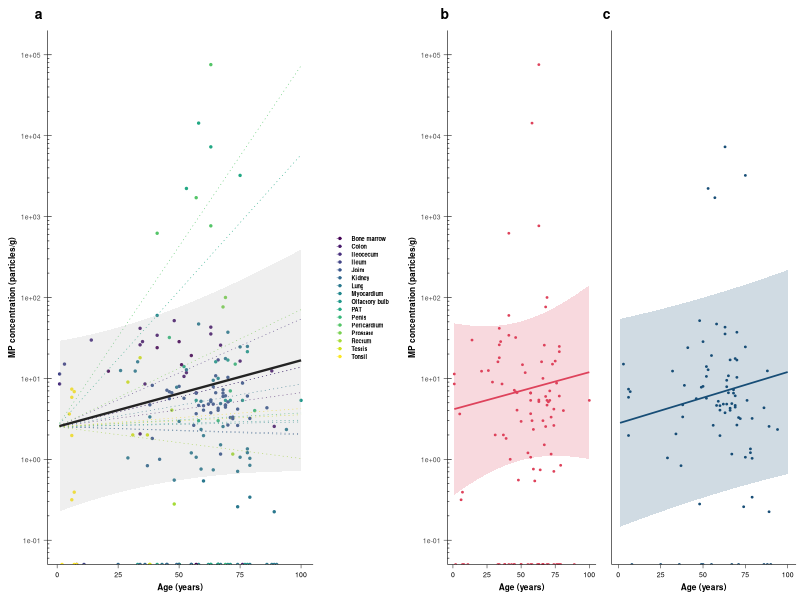
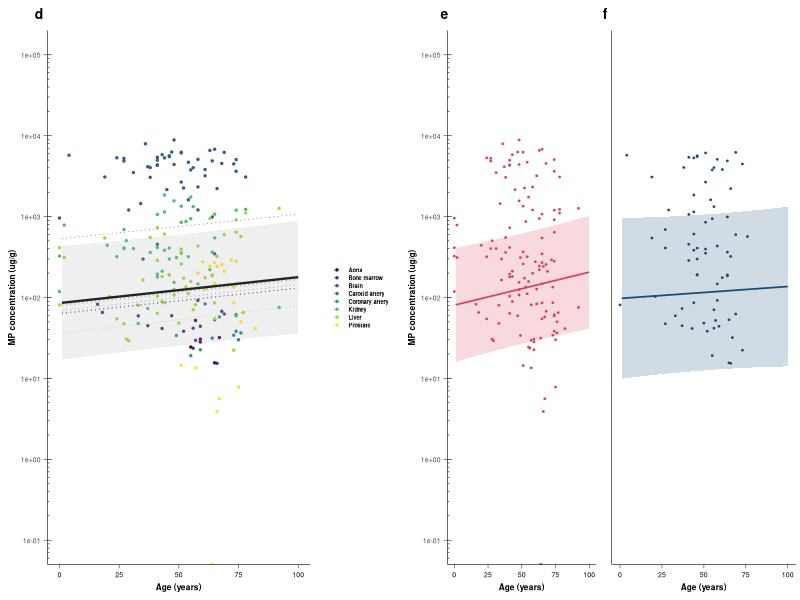
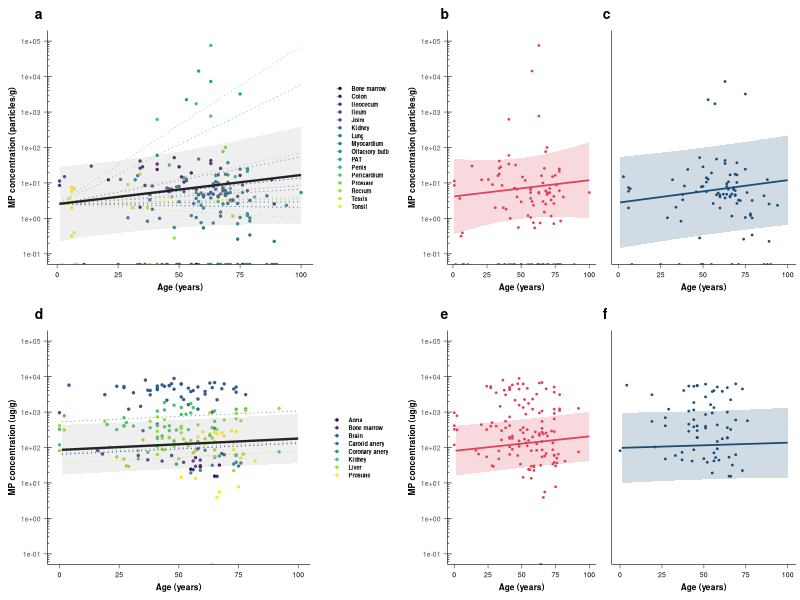

Here is the R script that generated these plots, in order:
# This script generates figure 2 from PAPER TITLE
# It first generates the following sub-pannels:
# a) Relationship with age for the spectroscopy data
# b) Relationship with age for the Pyrolysis-GC data
# c) Sex-based differences in MPs within each tissue for the spectroscopy data
# d) Sex-based differences in MPs within each tissue for the Pyrolysis-GC data
# it then combines the 4 sub-panels into a single figure

# Last updated: November 14 2024

#Import the packages
library(ggplot2)
library(gridExtra)
library(mgcv)
library(viridis)

# Load data
data <- read.csv("data/MPs_human_tissues.csv", header = TRUE)
data[which(data$Tissue == "Olfactory_bulb"),"Tissue"] <- "Olfactory bulb"
data$Tissue <- as.factor(data$Tissue)
data$Sex <- as.factor(data$Sex)
data$Article_number <- as.factor(data$Article_number)
data$Method_analysis <- as.factor(data$Method_analysis)


#---------------------------------------------------------------------
# Figure 4a - Relationship with age for the spectroscopy data
#---------------------------------------------------------------------

#Relationship with age for the spectroscopy data
FIT <- gam(MPs_concentration_particles_g ~  Age + s(Age, Tissue, bs = "re") +
             s(Article_number, bs = "re") +
             s(Tissue, bs = "re") +
             s(Method_analysis, bs = "re"),
           family = tw(),
           method = "REML",
           data = data[!is.na(data$MPs_concentration_particles_g),])


TISSUES <- unique(data[!is.na(data$MPs_concentration_particles_g),"Tissue"])

#Empty list for storing results
res <- list()

#Loop over all of the tissue types
for(i in 1:length(TISSUES)){
  
  #New dataset for predicting
  NEW_DATA <- data.frame(Age = 1:100,
                         Tissue = TISSUES[i],
                         Article_number = factor("new"),
                         Method_analysis = factor("new"))
  
  #Make predictions for that tissue type
  NEW_DATA$mp_hat <- predict(FIT, newdata = NEW_DATA, type = "response", se.fit = FALSE, exclude = c("s(Article_number)","s(Method_analysis)"))
  
  res[[i]] <-  NEW_DATA
}

res <- do.call(rbind, res)

#New dataset for predicting
NEW_DATA <- data.frame(Age = 1:100,
                       Tissue = factor("new"),
                       Article_number = factor("new"),
                       Method_analysis = factor("new"))

#Make predictions for that tissue type
mp_hat <- predict(FIT, newdata = NEW_DATA, type = "link", se.fit = TRUE, exclude = c("s(Article_number)","s(Method_analysis)"))
NEW_DATA$mp_hat <- exp(mp_hat$fit)
NEW_DATA$mp_hat_min <- exp(mp_hat$fit - mp_hat$se.fit*1.96)
NEW_DATA$mp_hat_max <- exp(mp_hat$fit + mp_hat$se.fit*1.96)

a <- 
ggplot() +
  geom_point(data = data[!is.na(data$MPs_concentration_particles_g),], aes(x = Age, y = MPs_concentration_particles_g, col = Tissue), size = 0.5) +
  geom_line(data = res, aes(x = Age, y = mp_hat, col = Tissue), linetype = "dotted", linewidth = 0.2) +
  geom_line(data = NEW_DATA, aes(x = Age, y = mp_hat), linewidth = 0.8, col = "black") +
  geom_ribbon(data = NEW_DATA, aes(x = Age, ymin = mp_hat_min, ymax = mp_hat_max), alpha = 0.2, fill = "grey70") +
  ggtitle("a") +
  xlab("Age (years)") +
  ylab ("MP concentration (particles/g)") +
  theme(panel.grid.major = element_blank(),
        panel.grid.minor = element_blank(),
        axis.line.y = element_line(linewidth = 0.2),
        axis.line.x = element_line(linewidth = 0.2),
        axis.ticks.x = element_line(linewidth = 0.2),
        axis.ticks.y = element_line(linewidth = 0.2),
        axis.title.y = element_text(size=6, family = "sans", face = "bold"),
        axis.title.x = element_text(size=6, family = "sans", face = "bold"),
        axis.text.y = element_text(size=5, family = "sans"),
        axis.text.x  = element_text(size=5, family = "sans", colour = "black"),
        strip.text.x = element_text(size=9, family = "sans"),
        plot.title = element_text(hjust = -0.05, size = 10, family = "sans", face = "bold"),
        legend.title = element_blank(),
        legend.text = element_text(size=4, family = "sans", face = "bold"),
        legend.background = element_rect(fill = "transparent"),
        legend.key.size = unit(0.2, 'cm'),
        legend.spacing.y = unit(0.1, 'cm'),
        legend.position = "right",
        legend.position.inside = c(0.1,0.85),
        panel.background = element_rect(fill = "transparent"),
        plot.background = element_rect(fill = "transparent", color = NA),
        plot.margin = unit(c(0.2,0.1,0.2,0.2), "cm")) +
  scale_color_viridis(discrete = TRUE) +
  scale_y_log10(limits = c(0.1,100000), breaks = c(0.1,1,10,100,1000,10000,100000)) +
  #scale_x_continuous(expand = c(0.01,0)) +
  annotation_logticks(sides= "l",
                      short = unit(0.04, "cm"),
                      mid = unit(0.04, "cm"),
                      long = unit(0.1, "cm"),
                      linewidth = 0.2)



#---------------------------------------------------------------------
# Figure 4b - Relationship with age for males in the spectroscopy data
#---------------------------------------------------------------------

mps_males <- data[!is.na(data$MPs_concentration_particles_g),]
mps_males <- mps_males[mps_males$Sex == "Male",]

#Relationship with age for the spectroscopy data
FIT <- gam(MPs_concentration_particles_g ~  Age + s(Age, bs = "re") +
             s(Article_number, bs = "re") +
             s(Tissue, bs = "re") +
             s(Method_analysis, bs = "re"),
           family = tw(),
           method = "REML",
           data = mps_males)

#New dataset for predicting
NEW_DATA <- data.frame(Age = 1:100,
                       Sex = factor("Male"),
                       Tissue = factor("new"),
                       Article_number = factor("new"),
                       Method_analysis = factor("new"))

#Make predictions for that tissue type
mp_hat <- predict(FIT, newdata = NEW_DATA, type = "link", se.fit = TRUE, exclude = c("s(Article_number)","s(Method_analysis)","s(Tissue)"))
NEW_DATA$mp_hat <- exp(mp_hat$fit)
NEW_DATA$mp_hat_min <- exp(mp_hat$fit - mp_hat$se.fit*1.96)
NEW_DATA$mp_hat_max <- exp(mp_hat$fit + mp_hat$se.fit*1.96)

b <- 
  ggplot() +
  geom_point(data = mps_males, aes(x = Age, y = MPs_concentration_particles_g), col = "#de425b", size = 0.3) +
  geom_line(data = NEW_DATA, aes(x = Age, y = mp_hat), linewidth = 0.6, col = "#de425b") +
  geom_ribbon(data = NEW_DATA, aes(x = Age, ymin = mp_hat_min, ymax = mp_hat_max), alpha = 0.2, fill = "#de425b") +
  ggtitle("b") +
  xlab("Age (years)") +
  ylab ("MP concentration (particles/g)") +
  theme(panel.grid.major = element_blank(),
        panel.grid.minor = element_blank(),
        axis.line.y = element_line(linewidth = 0.2),
        axis.line.x = element_line(linewidth = 0.2),
        axis.ticks.x = element_line(linewidth = 0.2),
        axis.ticks.y = element_line(linewidth = 0.2),
        axis.title.y = element_text(size=6, family = "sans", face = "bold"),
        axis.title.x = element_text(size=6, family = "sans", face = "bold"),
        axis.text.y = element_text(size=5, family = "sans"),
        axis.text.x  = element_text(size=5, family = "sans", colour = "black"),
        strip.text.x = element_text(size=9, family = "sans"),
        plot.title = element_text(hjust = -0.05, size = 10, family = "sans", face = "bold"),
        legend.title = element_blank(),
        legend.text = element_text(size=4, family = "sans", face = "bold"),
        legend.background = element_rect(fill = "transparent"),
        legend.key.size = unit(0.2, 'cm'),
        legend.spacing.y = unit(0.1, 'cm'),
        legend.position = "right",
        legend.position.inside = c(0.1,0.85),
        panel.background = element_rect(fill = "transparent"),
        plot.background = element_rect(fill = "transparent", color = NA),
        plot.margin = unit(c(0.2,0.1,0.2,0.2), "cm")) +
  scale_color_viridis(discrete = TRUE) +
  scale_y_log10(limits = c(0.1,100000), breaks = c(0.1,1,10,100,1000,10000,100000)) +
  #scale_x_continuous(expand = c(0.01,0)) +
  annotation_logticks(sides= "l",
                      short = unit(0.04, "cm"),
                      mid = unit(0.04, "cm"),
                      long = unit(0.1, "cm"),
                      linewidth = 0.2)



#---------------------------------------------------------------------
# Figure 4c - Relationship with age for females in the spectroscopy data
#---------------------------------------------------------------------

mps_females <- data[!is.na(data$MPs_concentration_particles_g),]
mps_females <- mps_females[mps_females$Sex == "Female",]

#Relationship with age for the spectroscopy data
FIT <- gam(MPs_concentration_particles_g ~  Age + s(Age, bs = "re") +
             s(Article_number, bs = "re") +
             s(Tissue, bs = "re") +
             s(Method_analysis, bs = "re"),
           family = tw(),
           method = "REML",
           data = mps_females)

#New dataset for predicting
NEW_DATA <- data.frame(Age = 1:100,
                       Sex = factor("Female"),
                       Tissue = factor("new"),
                       Article_number = factor("new"),
                       Method_analysis = factor("new"))

#Make predictions for that tissue type
mp_hat <- predict(FIT, newdata = NEW_DATA, type = "link", se.fit = TRUE, exclude = c("s(Article_number)","s(Method_analysis)","s(Tissue)"))
NEW_DATA$mp_hat <- exp(mp_hat$fit)
NEW_DATA$mp_hat_min <- exp(mp_hat$fit - mp_hat$se.fit*1.96)
NEW_DATA$mp_hat_max <- exp(mp_hat$fit + mp_hat$se.fit*1.96)

c <- 
  ggplot() +
  geom_point(data = mps_females, aes(x = Age, y = MPs_concentration_particles_g), col = "#184E77", size = 0.3) +
  geom_line(data = NEW_DATA, aes(x = Age, y = mp_hat), linewidth = 0.6, col = "#184E77") +
  geom_ribbon(data = NEW_DATA, aes(x = Age, ymin = mp_hat_min, ymax = mp_hat_max), alpha = 0.2, fill = "#184E77") +
  ggtitle("c") +
  xlab("Age (years)") +
  ylab ("MP concentration (particles/g)") +
  theme(panel.grid.major = element_blank(),
        panel.grid.minor = element_blank(),
        axis.line.y = element_line(linewidth = 0.2),
        axis.line.x = element_line(linewidth = 0.2),
        axis.ticks.x = element_line(linewidth = 0.2),
        axis.ticks.y = element_blank(),
        axis.title.y = element_blank(),
        axis.title.x = element_text(size=6, family = "sans", face = "bold"),
        axis.text.y = element_blank(),
        axis.text.x  = element_text(size=5, family = "sans", colour = "black"),
        strip.text.x = element_text(size=9, family = "sans"),
        plot.title = element_text(hjust = -0.05, size = 10, family = "sans", face = "bold"),
        legend.title = element_blank(),
        legend.text = element_text(size=4, family = "sans", face = "bold"),
        legend.background = element_rect(fill = "transparent"),
        legend.key.size = unit(0.2, 'cm'),
        legend.spacing.y = unit(0.1, 'cm'),
        legend.position = "right",
        legend.position.inside = c(0.1,0.85),
        panel.background = element_rect(fill = "transparent"),
        plot.background = element_rect(fill = "transparent", color = NA),
        plot.margin = unit(c(0.2,0.1,0.2,0.2), "cm")) +
  scale_color_viridis(discrete = TRUE) +
  scale_y_log10(limits = c(0.1,100000), breaks = c(0.1,1,10,100,1000,10000,100000)) #+
#scale_x_continuous(expand = c(0.01,0)) +
# annotation_logticks(sides= "l",
#                     short = unit(0.04, "cm"),
#                     mid = unit(0.04, "cm"),
#                     long = unit(0.1, "cm"),
#                     linewidth = 0.2)


#---------------------------------------------------------------------
# Figure 4d - Relationship with age for the py-GC data
#---------------------------------------------------------------------

#Relationship with age for the spectroscopy data
FIT <- gam(MPs_concentration_weight ~  Age + s(Age, Tissue, bs = "re") +
             s(Article_number, bs = "re") +
             s(Tissue, bs = "re"),
           family = tw(),
           method = "REML",
           data = data[!is.na(data$MPs_concentration_weight),])


TISSUES <- unique(data[!is.na(data$MPs_concentration_weight),"Tissue"])

#Empty list for storing results
res <- list()

#Loop over all of the tissue types
for(i in 1:length(TISSUES)){
  
  #New dataset for predicting
  NEW_DATA <- data.frame(Age = 1:100,
                         Tissue = TISSUES[i],
                         Article_number = factor("new"))
  
  #Make predictions for that tissue type
  NEW_DATA$mp_hat <- predict(FIT, newdata = NEW_DATA, type = "response", se.fit = FALSE, exclude = c("s(Article_number)"))
  
  res[[i]] <-  NEW_DATA
}

res <- do.call(rbind, res)

#New dataset for predicting
NEW_DATA <- data.frame(Age = 1:100,
                       Tissue = factor("new"),
                       Article_number = factor("new"))

#Make predictions for that tissue type
mp_hat <- predict(FIT, newdata = NEW_DATA, type = "link", se.fit = TRUE, exclude = c("s(Article_number)"))
NEW_DATA$mp_hat <- exp(mp_hat$fit)
NEW_DATA$mp_hat_min <- exp(mp_hat$fit - mp_hat$se.fit*1.96)
NEW_DATA$mp_hat_max <- exp(mp_hat$fit + mp_hat$se.fit*1.96)

d <- 
  ggplot() +
  geom_point(data = data[!is.na(data$MPs_concentration_weight),], aes(x = Age, y = MPs_concentration_weight, col = Tissue), size = 0.5) +
  geom_line(data = res, aes(x = Age, y = mp_hat, col = Tissue), linetype = "dotted", linewidth = 0.2) +
  geom_line(data = NEW_DATA, aes(x = Age, y = mp_hat), linewidth = 0.8, col = "black") +
  geom_ribbon(data = NEW_DATA, aes(x = Age, ymin = mp_hat_min, ymax = mp_hat_max), alpha = 0.2, fill = "grey70") +
  ggtitle("d") +
  xlab("Age (years)") +
  ylab ("MP concentration (ug/g)") +
  theme(panel.grid.major = element_blank(),
        panel.grid.minor = element_blank(),
        axis.line.y = element_line(linewidth = 0.2),
        axis.line.x = element_line(linewidth = 0.2),
        axis.ticks.x = element_line(linewidth = 0.2),
        axis.ticks.y = element_line(linewidth = 0.2),
        axis.title.y = element_text(size=6, family = "sans", face = "bold"),
        axis.title.x = element_text(size=6, family = "sans", face = "bold"),
        axis.text.y = element_text(size=5, family = "sans"),
        axis.text.x  = element_text(size=5, family = "sans", colour = "black"),
        strip.text.x = element_text(size=9, family = "sans"),
        plot.title = element_text(hjust = -0.05, size = 10, family = "sans", face = "bold"),
        legend.title = element_blank(),
        legend.text = element_text(size=4, family = "sans", face = "bold"),
        legend.background = element_rect(fill = "transparent"),
        legend.key.size = unit(0.2, 'cm'),
        legend.spacing.y = unit(0.1, 'cm'),
        legend.position = "right",
        legend.position.inside = c(0.1,0.15),
        panel.background = element_rect(fill = "transparent"),
        plot.background = element_rect(fill = "transparent", color = NA),
        plot.margin = unit(c(0.2,0.1,0.2,0.2), "cm")) +
  scale_color_viridis(discrete = TRUE) +
  scale_y_log10(limits = c(0.1,100000), breaks = c(0.1,1,10,100,1000,10000,100000)) +
  #scale_x_continuous(expand = c(0.01,0))  +
  annotation_logticks(sides= "l",
                      short = unit(0.04, "cm"),
                      mid = unit(0.04, "cm"),
                      long = unit(0.1, "cm"),
                      linewidth = 0.2)



#---------------------------------------------------------------------
# Figure 4e - Relationship with age for males in the py-GC data
#---------------------------------------------------------------------

mps_males <- data[!is.na(data$MPs_concentration_weight),]
mps_males <- mps_males[mps_males$Sex == "Male",]

#Relationship with age for the spectroscopy data
FIT <- gam(MPs_concentration_weight ~  Age + s(Age, bs = "re") +
             s(Article_number, bs = "re") +
             s(Tissue, bs = "re"),
           family = tw(),
           method = "REML",
           data = mps_males)

#New dataset for predicting
NEW_DATA <- data.frame(Age = 1:100,
                       Sex = factor("Male"),
                       Tissue = factor("new"),
                       Article_number = factor("new"),
                       Method_analysis = factor("new"))

#Make predictions for that tissue type
mp_hat <- predict(FIT, newdata = NEW_DATA, type = "link", se.fit = TRUE, exclude = c("s(Article_number)","s(Method_analysis)","s(Tissue)"))
NEW_DATA$mp_hat <- exp(mp_hat$fit)
NEW_DATA$mp_hat_min <- exp(mp_hat$fit - mp_hat$se.fit*1.96)
NEW_DATA$mp_hat_max <- exp(mp_hat$fit + mp_hat$se.fit*1.96)

e <- 
  ggplot() +
  geom_point(data = mps_males, aes(x = Age, y = MPs_concentration_weight), col = "#de425b", size = 0.3) +
  geom_line(data = NEW_DATA, aes(x = Age, y = mp_hat), linewidth = 0.6, col = "#de425b") +
  geom_ribbon(data = NEW_DATA, aes(x = Age, ymin = mp_hat_min, ymax = mp_hat_max), alpha = 0.2, fill = "#de425b") +
  ggtitle("e") +
  xlab("Age (years)") +
  ylab ("MP concentration (ug/g)") +
  theme(panel.grid.major = element_blank(),
        panel.grid.minor = element_blank(),
        axis.line.y = element_line(linewidth = 0.2),
        axis.line.x = element_line(linewidth = 0.2),
        axis.ticks.x = element_line(linewidth = 0.2),
        axis.ticks.y = element_line(linewidth = 0.2),
        axis.title.y = element_text(size=6, family = "sans", face = "bold"),
        axis.title.x = element_text(size=6, family = "sans", face = "bold"),
        axis.text.y = element_text(size=5, family = "sans"),
        axis.text.x  = element_text(size=5, family = "sans", colour = "black"),
        strip.text.x = element_text(size=9, family = "sans"),
        plot.title = element_text(hjust = -0.05, size = 10, family = "sans", face = "bold"),
        legend.title = element_blank(),
        legend.text = element_text(size=4, family = "sans", face = "bold"),
        legend.background = element_rect(fill = "transparent"),
        legend.key.size = unit(0.2, 'cm'),
        legend.spacing.y = unit(0.1, 'cm'),
        legend.position = "right",
        legend.position.inside = c(0.1,0.85),
        panel.background = element_rect(fill = "transparent"),
        plot.background = element_rect(fill = "transparent", color = NA),
        plot.margin = unit(c(0.2,0.1,0.2,0.2), "cm")) +
  scale_color_viridis(discrete = TRUE) +
  scale_y_log10(limits = c(0.1,100000), breaks = c(0.1,1,10,100,1000,10000,100000)) +
  #scale_x_continuous(expand = c(0.01,0)) +
  annotation_logticks(sides= "l",
                      short = unit(0.04, "cm"),
                      mid = unit(0.04, "cm"),
                      long = unit(0.1, "cm"),
                      linewidth = 0.2)



#---------------------------------------------------------------------
# Figure 4f - Relationship with age for females in the py-GC data
#---------------------------------------------------------------------

mps_females <- data[!is.na(data$MPs_concentration_weight),]
mps_females <- mps_females[mps_females$Sex == "Female",]

#Relationship with age for the spectroscopy data
FIT <- gam(MPs_concentration_weight ~  Age + s(Age, bs = "re") +
             s(Article_number, bs = "re") +
             s(Tissue, bs = "re"),
           family = tw(),
           method = "REML",
           data = mps_females)

#New dataset for predicting
NEW_DATA <- data.frame(Age = 1:100,
                       Sex = factor("Female"),
                       Tissue = factor("new"),
                       Article_number = factor("new"),
                       Method_analysis = factor("new"))

#Make predictions for that tissue type
mp_hat <- predict(FIT, newdata = NEW_DATA, type = "link", se.fit = TRUE, exclude = c("s(Article_number)","s(Method_analysis)","s(Tissue)"))
NEW_DATA$mp_hat <- exp(mp_hat$fit)
NEW_DATA$mp_hat_min <- exp(mp_hat$fit - mp_hat$se.fit*1.96)
NEW_DATA$mp_hat_max <- exp(mp_hat$fit + mp_hat$se.fit*1.96)

f <- 
  ggplot() +
  geom_point(data = mps_females, aes(x = Age, y = MPs_concentration_weight), col = "#184E77", size = 0.3) +
  geom_line(data = NEW_DATA, aes(x = Age, y = mp_hat), linewidth = 0.6, col = "#184E77") +
  geom_ribbon(data = NEW_DATA, aes(x = Age, ymin = mp_hat_min, ymax = mp_hat_max), alpha = 0.2, fill = "#184E77") +
  ggtitle("f") +
  xlab("Age (years)") +
  ylab ("MP concentration (ug/g)") +
  theme(panel.grid.major = element_blank(),
        panel.grid.minor = element_blank(),
        axis.line.y = element_line(linewidth = 0.2),
        axis.line.x = element_line(linewidth = 0.2),
        axis.ticks.x = element_line(linewidth = 0.2),
        axis.ticks.y = element_blank(),
        axis.title.y = element_blank(),
        axis.title.x = element_text(size=6, family = "sans", face = "bold"),
        axis.text.y = element_blank(),
        axis.text.x  = element_text(size=5, family = "sans", colour = "black"),
        strip.text.x = element_text(size=9, family = "sans"),
        plot.title = element_text(hjust = -0.05, size = 10, family = "sans", face = "bold"),
        legend.title = element_blank(),
        legend.text = element_text(size=4, family = "sans", face = "bold"),
        legend.background = element_rect(fill = "transparent"),
        legend.key.size = unit(0.2, 'cm'),
        legend.spacing.y = unit(0.1, 'cm'),
        legend.position = "right",
        legend.position.inside = c(0.1,0.85),
        panel.background = element_rect(fill = "transparent"),
        plot.background = element_rect(fill = "transparent", color = NA),
        plot.margin = unit(c(0.2,0.1,0.2,0.2), "cm")) +
  scale_color_viridis(discrete = TRUE) +
  scale_y_log10(limits = c(0.1,100000), breaks = c(0.1,1,10,100,1000,10000,100000)) #+
  #scale_x_continuous(expand = c(0.01,0)) +
  # annotation_logticks(sides= "l",
  #                     short = unit(0.04, "cm"),
  #                     mid = unit(0.04, "cm"),
  #                     long = unit(0.1, "cm"),
  #                     linewidth = 0.2)



#---------------------------------------------------------------------
# Combine and save
#---------------------------------------------------------------------

TOP <-
  grid.arrange(a,b,c,
               ncol=3,
               nrow=1,
               widths = c(3,1.5,1.5))

BOT <-
  grid.arrange(d,e,f,
               ncol=3,
               nrow=1,
               widths = c(3,1.5,1.5))

fig4 <-
  grid.arrange(TOP,
               BOT,
               ncol=1,
               nrow=2)


#Save the figures
ggsave(fig4,
       width = 6.86, height = 4, units = "in",
       dpi = 600,
       bg = "transparent",
       file="figures/Figure_4.png")

